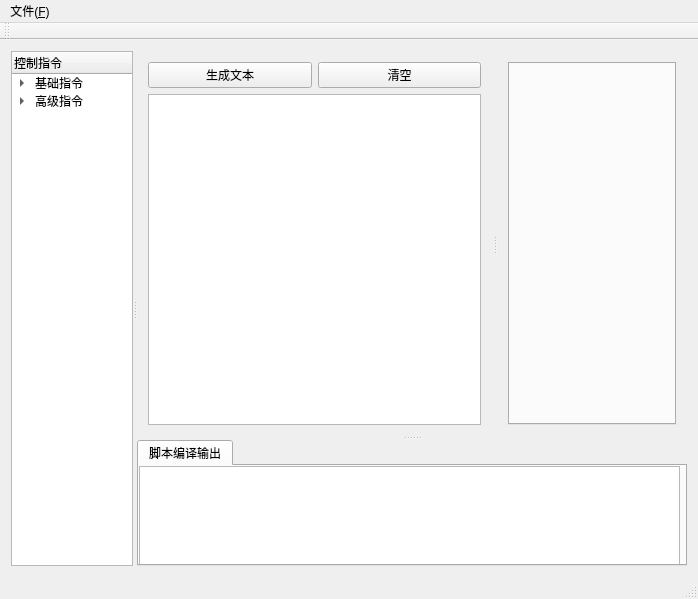
<?xml version="1.0" encoding="UTF-8"?>
<ui version="4.0">
 <class>MainWindow</class>
 <widget class="QMainWindow" name="MainWindow">
  <property name="geometry">
   <rect>
    <x>0</x>
    <y>0</y>
    <width>698</width>
    <height>599</height>
   </rect>
  </property>
  <property name="windowTitle">
   <string>MainWindow</string>
  </property>
  <property name="styleSheet">
   <string notr="true">/*
* The MIT License (MIT)
*
* Copyright : http://blog.csdn.net/liang19890820
*
* Author : 一去丶二三里
*
* Date : 2016/07/22
*
* Description : 黑色炫酷
*
*/

QLabel{
		color:rgb(175, 175, 175)
}

/**********子界面背景**********/
QWidget#customWidget {
        background: rgb(68, 69, 73);
}
QInputDialog{
		background: rgb(68, 69, 73);

}
/**********子界面中央背景**********/
QWidget#centerWidget {
        background: rgb(50, 50, 50);
}

/**********主界面样式**********/
QWidget#MainWindow {
        border: 1px solid rgb(50, 50, 50);
        background: rgb(50, 50, 50);
}

QWidget#messageWidget {
        background: rgba(68, 69, 73, 50%);
}

QWidget#loadingWidget {
        border: none;
        border-radius: 5px;
        background: rgb(50, 50, 50);
}

QWidget#remoteWidget {
        border-top-right-radius: 10px;
        border-bottom-right-radius: 10px;
        border: 1px solid rgb(45, 45, 45);
        background: rgb(50, 50, 50);
}

StyledWidget {
        qproperty-normalColor: white;
        qproperty-disableColor: gray;
        qproperty-highlightColor: rgb(0, 160, 230);
        qproperty-errorColor: red;
}

QProgressIndicator {
        qproperty-color: rgb(175, 175, 175);
}

/**********提示**********/
QToolTip{
        border: 1px solid rgb(45, 45, 45);
        background: white;
        color: black;
}

/**********菜单栏**********/
QMenuBar {
        background: rgb(57, 58, 60);
        border: none;
}
QMenuBar::item {
        padding: 5px 10px 5px 10px;
        background: transparent;
}
QMenuBar::item:enabled {
        color: rgb(227, 234, 242);
}
QMenuBar::item:!enabled {
        color: rgb(155, 155, 155);
}
QMenuBar::item:enabled:selected {
        background: rgba(255, 255, 255, 40);
}

/**********菜单**********/
QMenu {
        border: 1px solid rgb(100, 100, 100);
        background: rgb(68, 69, 73);
}
QMenu::item {
        height: 22px;
        padding: 0px 25px 0px 20px;
}
QMenu::item:enabled {
        color: rgb(225, 225, 225);
}
QMenu::item:!enabled {
        color: rgb(155, 155, 155);
}
QMenu::item:enabled:selected {
        color: rgb(230, 230, 230);
        background: rgba(255, 255, 255, 40);
}
QMenu::separator {
        height: 1px;
        background: rgb(100, 100, 100);
}
QMenu::indicator {
        width: 13px;
        height: 13px;
}
QMenu::icon {
        padding-left: 2px;
        padding-right: 2px;
}

/**********状态栏**********/
QStatusBar {
        background: rgb(57, 58, 60);
}
QStatusBar::item {
        border: none;
        border-right: 1px solid rgb(100, 100, 100);
}

/**********分组框**********/
QGroupBox {
        font-size: 15px;
        border: 1px solid rgb(80, 80, 80);
        border-radius: 4px;
        margin-top: 10px;
}
QGroupBox::title {
        color: rgb(175, 175, 175);
        top: -12px;
        left: 10px;
}

/**********页签项**********/
QTabWidget::pane {
        border: none;
        border-top: 3px solid rgb(0, 160, 230);
        background: rgb(57, 58, 60);
}
QTabWidget::tab-bar {
        border: none;
}
QTabBar::tab {
        border: none;
        border-top-left-radius: 4px;
        border-top-right-radius: 4px;
        color: rgb(175, 175, 175);
        background: rgb(255, 255, 255, 30);
        height: 28px;
        min-width: 85px;
        margin-right: 5px;
        padding-left: 5px;
        padding-right: 5px;
}
QTabBar::tab:hover {
        background: rgb(255, 255, 255, 40);
}
QTabBar::tab:selected {
        color: white;
        background: rgb(0, 160, 230);
}

QTabWidget#tabWidget::pane {
        border: 1px solid rgb(45, 45, 45);
        background: rgb(57, 58, 60);
        margin-top: -1px;
}

QTabBar#tabBar::tab {
        border: 1px solid rgb(45, 45, 45);
        border-bottom: none;
        background: transparent;
}
QTabBar#tabBar::tab:hover {
        color: white;
}
QTabBar#tabBar::tab:selected {
        color: white;
        background: rgb(57, 58, 60);
}

/**********表头**********/
QHeaderView{
        border: none;
        border-bottom: 3px solid rgb(0, 160, 230);
        background: rgb(57, 58, 60);
        min-height: 30px;
}
QHeaderView::section:vertical{
        border: none;
        color: white;
        background: transparent;
        padding-left: 5px;
}
QHeaderView::section:horizontal {
        border: none;
        color: white;
        background: transparent;
        padding-left: 5px;
}
QHeaderView::section:horizontal:hover {
        background: rgb(0, 160, 230);
}
QHeaderView::section:horizontal:pressed {
        background: rgb(0, 180, 255);
}
QHeaderView::up-arrow {
        width: 13px;
        height: 11px;
        padding-right: 5px;
        image: url(:/Black/topArrow);
        subcontrol-position: center right;
}
QHeaderView::up-arrow:hover, QHeaderView::up-arrow:pressed {
        image: url(:/Black/topArrowHover);
}
QHeaderView::down-arrow {
        width: 13px;
        height: 11px;
        padding-right: 5px;
        image: url(:/Black/bottomArrow);
        subcontrol-position: center right;
}
QHeaderView::down-arrow:hover, QHeaderView::down-arrow:pressed {
        image: url(:/Black/bottomArrowHover);
}
/**********列表**********/
QListView{
        border: 1px solid rgb(45, 45, 45);
        background: rgb(57, 58, 60);
        gridline-color: rgb(60, 60, 60);
		color: rgb(150, 150, 150);
}
QListView::item {
        padding-left: 5px;
        padding-right: 5px;
        border: none;
        background: rgb(72, 72, 74);
        border-right: 1px solid rgb(45, 45, 45);
        border-bottom: 1px solid rgb(45, 45, 45);
}
QListView::item:selected {
        background: rgba(255, 255, 255, 40);
}
QListView::item:selected:!active {
        color: white;
}
QListView::indicator {
        width: 20px;
        height: 20px;
}

/**********表格**********/
QTableView {
        border: 1px solid rgb(45, 45, 45);
        background: rgb(57, 58, 60);
        gridline-color: rgb(60, 60, 60);
		color: white;
}
QTableView QTableCornerButton::section {
     background: rgb(57, 58, 60);
}
QTableView::item {
        padding-left: 5px;
        padding-right: 5px;
        border: none;
        background: rgb(72, 72, 74);
        border-right: 1px solid rgb(45, 45, 45);
        border-bottom: 1px solid rgb(45, 45, 45);
}
QTableView::item:selected {
        background: rgba(255, 255, 255, 40);
}
QTableView::item:selected:!active {
        color: white;
}
QTableView::indicator {
        width: 20px;
        height: 20px;
}
QTableView::indicator:enabled:unchecked {
        image: url(:/Black/checkBox);
}
QTableView::indicator:enabled:unchecked:hover {
        image: url(:/Black/checkBoxHover);
}
QTableView::indicator:enabled:unchecked:pressed {
        image: url(:/Black/checkBoxPressed);
}
QTableView::indicator:enabled:checked {
        image: url(:/Black/checkBoxChecked);
}
QTableView::indicator:enabled:checked:hover {
        image: url(:/Black/checkBoxCheckedHover);
}
QTableView::indicator:enabled:checked:pressed {
        image: url(:/Black/checkBoxCheckedPressed);
}
QTableView::indicator:enabled:indeterminate {
        image: url(:/Black/checkBoxIndeterminate);
}
QTableView::indicator:enabled:indeterminate:hover {
        image: url(:/Black/checkBoxIndeterminateHover);
}
QTableView::indicator:enabled:indeterminate:pressed {
        image: url(:/Black/checkBoxIndeterminatePressed);
}

/**********滚动条-水平**********/
QScrollBar:horizontal {
        height: 20px;
        background: transparent;
        margin-top: 3px;
        margin-bottom: 3px;
}
QScrollBar::handle:horizontal {
        height: 20px;
        min-width: 30px;
        background: rgb(68, 69, 73);
        margin-left: 15px;
        margin-right: 15px;
}
QScrollBar::handle:horizontal:hover {
        background: rgb(80, 80, 80);
}
QScrollBar::sub-line:horizontal {
        width: 15px;
        background: transparent;
        image: url(:/Black/arrowLeft);
        subcontrol-position: left;
}
QScrollBar::add-line:horizontal {
        width: 15px;
        background: transparent;
        image: url(:/Black/arrowRight);
        subcontrol-position: right;
}
QScrollBar::sub-line:horizontal:hover {
        background: rgb(68, 69, 73);
}
QScrollBar::add-line:horizontal:hover {
        background: rgb(68, 69, 73);
}
QScrollBar::add-page:horizontal,QScrollBar::sub-page:horizontal {
        background: transparent;
}

/**********滚动条-垂直**********/
QScrollBar:vertical {
        width: 20px;
        background: transparent;
        margin-left: 3px;
        margin-right: 3px;
}
QScrollBar::handle:vertical {
        width: 20px;
        min-height: 30px;
        background: rgb(68, 69, 73);
        margin-top: 15px;
        margin-bottom: 15px;
}
QScrollBar::handle:vertical:hover {
        background: rgb(80, 80, 80);
}
QScrollBar::sub-line:vertical {
        height: 15px;
        background: transparent;
        image: url(:/Black/arrowTop);
        subcontrol-position: top;
}
QScrollBar::add-line:vertical {
        height: 15px;
        background: transparent;
        image: url(:/Black/arrowBottom);
        subcontrol-position: bottom;
}
QScrollBar::sub-line:vertical:hover {
        background: rgb(68, 69, 73);
}
QScrollBar::add-line:vertical:hover {
        background: rgb(68, 69, 73);
}
QScrollBar::add-page:vertical, QScrollBar::sub-page:vertical {
        background: transparent;
}

QScrollBar#verticalScrollBar:vertical {
        margin-top: 30px;
}

/**********下拉列表**********/
QComboBox {
        height: 25px;
        border-radius: 4px;
        border: 1px solid rgb(100, 100, 100);
        background: rgb(72, 72, 73);
}
QComboBox:enabled {
        color: rgb(175, 175, 175);
}
QComboBox:!enabled {
        color: rgb(155, 155, 155);
}
QComboBox:enabled:hover, QComboBox:enabled:focus {
        color: rgb(230, 230, 230);
        background: rgb(68, 69, 73);
}
QComboBox::drop-down {
        width: 20px;
        border: none;
        background: transparent;
}
QComboBox::drop-down:hover {
        background: rgba(255, 255, 255, 30);
}
QComboBox::down-arrow {
        image: url(:/Black/arrowBottom);
}
QComboBox::down-arrow:on {
        /**top: 1px;**/
}
QComboBox QAbstractItemView {
        border: 1px solid rgb(100, 100, 100);
        background: rgb(68, 69, 73);
        outline: none;
}
QComboBox QAbstractItemView::item {
        height: 25px;
        color: rgb(175, 175, 175);
}
QComboBox QAbstractItemView::item:selected {
        background: rgba(255, 255, 255, 40);
        color: rgb(230, 230, 230);
}

/**********进度条**********/
QProgressBar{
        border: none;
        text-align: center;
        color: white;
        background: rgb(48, 50, 51);
}
QProgressBar::chunk {
        background: rgb(0, 160, 230);
}

QProgressBar#progressBar {
        border: none;
        text-align: center;
        color: white;
        background-color: transparent;
        background-image: url(&quot;:/Black/progressBar&quot;);
        background-repeat: repeat-x;
}
QProgressBar#progressBar::chunk {
        border: none;
        background-color: transparent;
        background-image: url(&quot;:/Black/progressBarChunk&quot;);
        background-repeat: repeat-x;
}

/**********复选框**********/
QCheckBox{
        spacing: 5px;
}
QCheckBox:enabled{
        color: rgb(175, 175, 175);
}
QCheckBox:enabled:hover{
        color: rgb(200, 200, 200);
}
QCheckBox:!enabled{
        color: rgb(155, 155, 155);
}
QCheckBox::indicator {
        width: 20px;
        height: 20px;
}
QCheckBox::indicator:unchecked {
        image: url(:/Black/checkBox);
}
QCheckBox::indicator:unchecked:hover {
        image: url(:/Black/checkBoxHover);
}
QCheckBox::indicator:unchecked:pressed {
        image: url(:/Black/checkBoxPressed);
}
QCheckBox::indicator:checked {
        image: url(:/Black/checkBoxChecked);
}
QCheckBox::indicator:checked:hover {
        image: url(:/Black/checkBoxCheckedHover);
}
QCheckBox::indicator:checked:pressed {
        image: url(:/Black/checkBoxCheckedPressed);
}
QCheckBox::indicator:indeterminate {
        image: url(:/Black/checkBoxIndeterminate);
}
QCheckBox::indicator:indeterminate:hover {
        image: url(:/Black/checkBoxIndeterminateHover);
}
QCheckBox::indicator:indeterminate:pressed {
        image: url(:/Black/checkBoxIndeterminatePressed);
}

/**********单选框**********/
QRadioButton{
        spacing: 5px;
}
QRadioButton:enabled{
        color: rgb(175, 175, 175);
}
QRadioButton:enabled:hover{
        color: rgb(200, 200, 200);
}
QRadioButton:!enabled{
        color: rgb(155, 155, 155);
}
QRadioButton::indicator {
        width: 20px;
        height: 20px;
}
QRadioButton::indicator:unchecked {
        image: url(:/Black/radioButton);
}
QRadioButton::indicator:unchecked:hover {
        image: url(:/Black/radioButtonHover);
}
QRadioButton::indicator:unchecked:pressed {
        image: url(:/Black/radioButtonPressed);
}
QRadioButton::indicator:checked {
        image: url(:/Black/radioButtonChecked);
}
QRadioButton::indicator:checked:hover {
        image: url(:/Black/radioButtonCheckedHover);
}
QRadioButton::indicator:checked:pressed {
        image: url(:/Black/radioButtonCheckedPressed);
}

/**********输入框**********/
QLineEdit {
        border-radius: 4px;
        height: 25px;
        border: 1px solid rgb(100, 100, 100);
        background: rgb(72, 72, 73);
}
QLineEdit:enabled {
        color: rgb(175, 175, 175);
}
QLineEdit:enabled:hover, QLineEdit:enabled:focus {
        color: rgb(230, 230, 230);
}
QLineEdit:!enabled {
        color: rgb(155, 155, 155);
}

/**********文本编辑框**********/
QTextEdit {
        border: 1px solid rgb(45, 45, 45);
        color: rgb(175, 175, 175);
        background: rgb(57, 58, 60);
}

QPlainTextEdit{
        border: 1px solid rgb(45, 45, 45);
        color: rgb(175, 175, 175);
        background: rgb(57, 58, 60);
}

/**********滚动区域**********/
QScrollArea {
        border: 1px solid rgb(45, 45, 45);
        background: rgb(57, 58, 60);
}

/**********滚动区域**********/
QWidget#transparentWidget {
        background: transparent;
}

/**********微调器**********/
QSpinBox {
        border-radius: 4px;
        height: 24px;
        min-width: 40px;
        border: 1px solid rgb(100, 100, 100);
        background: rgb(68, 69, 73);
}
QSpinBox:enabled {
        color: rgb(220, 220, 220);
}
QSpinBox:enabled:hover, QLineEdit:enabled:focus {
        color: rgb(230, 230, 230);
}
QSpinBox:!enabled {
        color: rgb(65, 65, 65);
        background: transparent;
}
QSpinBox::up-button {
        width: 18px;
        height: 12px;
        border-top-right-radius: 4px;
        border-left: 1px solid rgb(100, 100, 100);
        image: url(:/Black/upButton);
        background: rgb(50, 50, 50);
}
QSpinBox::up-button:!enabled {
        border-left: 1px solid gray;
        background: transparent;
}
QSpinBox::up-button:enabled:hover {
        background: rgb(255, 255, 255, 30);
}
QSpinBox::down-button {
        width: 18px;
        height: 12px;
        border-bottom-right-radius: 4px;
        border-left: 1px solid rgb(100, 100, 100);
        image: url(:/Black/downButton);
        background: rgb(50, 50, 50);
}
QSpinBox::down-button:!enabled {
        border-left: 1px solid gray;
        background: transparent;
}
QSpinBox::down-button:enabled:hover {
        background: rgb(255, 255, 255, 30);
}


QDoubleSpinBox {
        border-radius: 4px;
        height: 24px;
        min-width: 40px;
        border: 1px solid rgb(100, 100, 100);
        background: rgb(68, 69, 73);
}
QDoubleSpinBox:enabled {
        color: rgb(220, 220, 220);
}
QDoubleSpinBox:enabled:hover, QLineEdit:enabled:focus {
        color: rgb(230, 230, 230);
}
QDoubleSpinBox:!enabled {
        color: rgb(65, 65, 65);
        background: transparent;
}
QDoubleSpinBox::up-button {
        width: 18px;
        height: 12px;
        border-top-right-radius: 4px;
        border-left: 1px solid rgb(100, 100, 100);
        image: url(:/Black/upButton);
        background: rgb(50, 50, 50);
}
QDoubleSpinBox::up-button:!enabled {
        border-left: 1px solid gray;
        background: transparent;
}
QDoubleSpinBox::up-button:enabled:hover {
        background: rgb(255, 255, 255, 30);
}
QDoubleSpinBox::down-button {
        width: 18px;
        height: 12px;
        border-bottom-right-radius: 4px;
        border-left: 1px solid rgb(100, 100, 100);
        image: url(:/Black/downButton);
        background: rgb(50, 50, 50);
}
QDoubleSpinBox::down-button:!enabled {
        border-left: 1px solid gray;
        background: transparent;
}
QDoubleSpinBox::down-button:enabled:hover {
        background: rgb(255, 255, 255, 30);
}
/**********标签**********/
QLabel#grayLabel {
        color: rgb(175, 175, 175);
}

QLabel#highlightLabel {
        color: rgb(175, 175, 175);
}

QLabel#redLabel {
        color: red;
}

QLabel#grayYaHeiLabel {
        color: rgb(175, 175, 175);
        font-size: 16px;
}

QLabel#blueLabel {
        color: rgb(0, 160, 230);
}

QLabel#listLabel {
        color: rgb(0, 160, 230);
}

QLabel#lineBlueLabel {
        background: rgb(0, 160, 230);
}

QLabel#graySeperateLabel {
        background: rgb(45, 45, 45);
}

QLabel#seperateLabel {
        background: rgb(80, 80, 80);
}

QLabel#radiusBlueLabel {
        border-radius: 15px;
        color: white;
        font-size: 16px;
        background: rgb(0, 160, 230);
}

QLabel#skinLabel[colorProperty=&quot;normal&quot;] {
        color: rgb(175, 175, 175);
}
QLabel#skinLabel[colorProperty=&quot;highlight&quot;] {
        color: rgb(0, 160, 230);
}

QLabel#informationLabel {
        qproperty-pixmap: url(:/Black/information);
}

QLabel#errorLabel {
        qproperty-pixmap: url(:/Black/error);
}

QLabel#successLabel {
        qproperty-pixmap: url(:/Black/success);
}

QLabel#questionLabel {
        qproperty-pixmap: url(:/Black/question);
}

QLabel#warningLabel {
        qproperty-pixmap: url(:/Black/warning);
}

QLabel#groupLabel {
        color: rgb(0, 160, 230);
        border: 1px solid rgb(0, 160, 230);
        font-size: 15px;
        border-top-color: transparent;
        border-right-color: transparent;
        border-left-color: transparent;
}

/**********按钮**********/
QToolButton#nsccButton{
        border: none;
        color: rgb(175, 175, 175);
        background: transparent;
        padding: 10px;
        qproperty-icon: url(:/Black/nscc);
        qproperty-iconSize: 32px 32px;
        qproperty-toolButtonStyle: ToolButtonTextUnderIcon;
}
QToolButton#nsccButton:hover{
        color: rgb(217, 218, 218);
        background: rgb(255, 255, 255, 20);
}

QToolButton#transferButton{
        border: none;
        color: rgb(175, 175, 175);
        background: transparent;
        padding: 10px;
        qproperty-icon: url(:/Black/transfer);
        qproperty-iconSize: 32px 32px;
        qproperty-toolButtonStyle: ToolButtonTextUnderIcon;
}
QToolButton#transferButton:hover{
        color: rgb(217, 218, 218);
        background: rgb(255, 255, 255, 20);
}

/**********按钮**********/
QPushButton{
        border-radius: 4px;
        border: none;
        width: 75px;
        height: 25px;
}
QPushButton:enabled {
        background: rgb(68, 69, 73);
        color: white;
}
QPushButton:!enabled {
        background: rgb(100, 100, 100);
        color: rgb(200, 200, 200);
}
QPushButton:enabled:hover{
        background: rgb(85, 85, 85);
}
QPushButton:enabled:pressed{
        background: rgb(80, 80, 80);
}

QPushButton#blueButton {
        color: white;
}
QPushButton#blueButton:enabled {
        background: rgb(0, 165, 235);
        color: white;
}
QPushButton#blueButton:!enabled {
        background: gray;
        color: rgb(200, 200, 200);
}
QPushButton#blueButton:enabled:hover {
        background: rgb(0, 180, 255);
}
QPushButton#blueButton:enabled:pressed {
        background: rgb(0, 140, 215);
}

QPushButton#selectButton {
        border: none;
        border-radius: none;
        border-left: 1px solid rgb(100, 100, 100);
        image: url(:/Black/scan);
        background: transparent;
        color: white;
}
QPushButton#selectButton:enabled:hover{
        background: rgb(85, 85, 85);
}
QPushButton#selectButton:enabled:pressed{
        background: rgb(80, 80, 80);
}

QPushButton#linkButton {
        background: transparent;
        color: rgb(0, 160, 230);
        text-align:left;
}
QPushButton#linkButton:hover {
        color: rgb(20, 185, 255);
        text-decoration: underline;
}
QPushButton#linkButton:pressed {
        color: rgb(0, 160, 230);
}

QPushButton#transparentButton {
        background: transparent;
}

/*****************标题栏按钮*******************/
QPushButton#minimizeButton {
        border-radius: none;
        border-bottom-left-radius: 4px;
        border-bottom-right-radius: 4px;
        background: rgb(50, 50, 50);
        image: url(:/Black/minimize);
}
QPushButton#minimizeButton:hover {
        background: rgb(60, 60, 60);
        image: url(:/Black/minimizeHover);
}
QPushButton#minimizeButton:pressed {
        background: rgb(55, 55, 55);
        image: url(:/Black/minimizePressed);
}

QPushButton#maximizeButton[maximizeProperty=&quot;maximize&quot;] {
        border-radius: none;
        border-bottom-left-radius: 4px;
        border-bottom-right-radius: 4px;
        background: rgb(50, 50, 50);
        image: url(:/Black/maximize);
}
QPushButton#maximizeButton[maximizeProperty=&quot;maximize&quot;]:hover {
        background: rgb(60, 60, 60);
        image: url(:/Black/maximizeHover);
}
QPushButton#maximizeButton[maximizeProperty=&quot;maximize&quot;]:pressed {
        background: rgb(55, 55, 55);
        image: url(:/Black/maximizePressed);
}

QPushButton#maximizeButton[maximizeProperty=&quot;restore&quot;] {
        border-radius: none;
        border-bottom-left-radius: 4px;
        border-bottom-right-radius: 4px;
        background: rgb(50, 50, 50);
        image: url(:/Black/restore);
}
QPushButton#maximizeButton[maximizeProperty=&quot;restore&quot;]:hover {
        background: rgb(60, 60, 60);
        image: url(:/Black/restoreHover);
}
QPushButton#maximizeButton[maximizeProperty=&quot;restore&quot;]:pressed {
        background: rgb(55, 55, 55);
        image: url(:/Black/restorePressed);
}

QPushButton#closeButton {
        border-radius: none;
        border-bottom-left-radius: 4px;
        border-bottom-right-radius: 4px;
        background: rgb(50, 50, 50);
        image: url(:/Black/close);
}
QPushButton#closeButton:hover {
        background: rgb(60, 60, 60);
        image: url(:/Black/closeHover);
}
QPushButton#closeButton:pressed {
        background: rgb(55, 55, 55);
        image: url(:/Black/closePressed);
}

QPushButton#skinButton {
        border-radius: none;
        border-bottom-left-radius: 4px;
        border-bottom-right-radius: 4px;
        background: rgb(50, 50, 50);
        image: url(:/Black/skin);
}
QPushButton#skinButton:hover {
        background: rgb(60, 60, 60);
        image: url(:/Black/skinHover);
}
QPushButton#skinButton:pressed {
        background: rgb(55, 55, 55);
        image: url(:/Black/skinPressed);
}

QPushButton#feedbackButton {
        border-radius: none;
        border-bottom-left-radius: 4px;
        border-bottom-right-radius: 4px;
        background: rgb(50, 50, 50);
        image: url(:/Black/feedback);
}
QPushButton#feedbackButton:hover {
        background: rgb(60, 60, 60);
        image: url(:/Black/feedbackHover);
}
QPushButton#feedbackButton:pressed {
        background: rgb(55, 55, 55);
        image: url(:/Black/feedbackPressed);
}

QPushButton#closeTipButton {
        border-radius: none;
        border-image: url(:/Black/close);
        background: transparent;
}
QPushButton#closeTipButton:hover {
        border-image: url(:/Black/closeHover);
}
QPushButton#closeTipButton:pressed {
        border-image: url(:/Black/closePressed);
}

QPushButton#changeSkinButton{
        border-radius: 4px;
        border: 2px solid rgb(41, 41, 41);
        background: rgb(51, 51, 51);
}
QPushButton#changeSkinButton:hover{
        border-color: rgb(45, 45, 45);
}
QPushButton#changeSkinButton:pressed, QPushButton#changeSkinButton:checked{
        border-color: rgb(0, 160, 230);
}

QPushButton#transferButton {
        padding-left: 5px;
        padding-right: 5px;
        color: white;
        background: rgb(0, 165, 235);
}
QPushButton#transferButton:hover {
        background: rgb(0, 180, 255);
}
QPushButton#transferButton:pressed {
        background: rgb(0, 140, 215);
}
QPushButton#transferButton[iconProperty=&quot;left&quot;] {
        qproperty-icon: url(:/Black/left);
}
QPushButton#transferButton[iconProperty=&quot;right&quot;] {
        qproperty-icon: url(:/Black/right);
}

QPushButton#openButton {
        border-radius: none;
        image: url(:/Black/open);
        background: transparent;
}
QPushButton#openButton:hover {
        image: url(:/Black/openHover);
}
QPushButton#openButton:pressed {
        image: url(:/Black/openPressed);
}

QPushButton#deleteButton {
        border-radius: none;
        image: url(:/Black/delete);
        background: transparent;
}
QPushButton#deleteButton:hover {
        image: url(:/Black/deleteHover);
}
QPushButton#deleteButton:pressed {
        image: url(:/Black/deletePressed);
}

QPushButton#menuButton {
        text-align: left center;
        padding-left: 3px;
        color: rgb(175, 175, 175);
        border: 1px solid rgb(100, 100, 100);
        background: rgb(72, 72, 73);
}
QPushButton#menuButton::menu-indicator{
        subcontrol-position: right center;
        subcontrol-origin: padding;
        image: url(:/Black/arrowBottom);
        padding-right: 3px;
}</string>
  </property>
  <widget class="QWidget" name="centralWidget">
   <layout class="QVBoxLayout" name="verticalLayout_3">
    <item>
     <widget class="QSplitter" name="splitter_3">
      <property name="orientation">
       <enum>Qt::Horizontal</enum>
      </property>
      <widget class="QTreeWidget" name="treeWidget">
       <property name="sizePolicy">
        <sizepolicy hsizetype="Fixed" vsizetype="Expanding">
         <horstretch>0</horstretch>
         <verstretch>0</verstretch>
        </sizepolicy>
       </property>
       <property name="minimumSize">
        <size>
         <width>110</width>
         <height>340</height>
        </size>
       </property>
       <column>
        <property name="text">
         <string>控制指令</string>
        </property>
       </column>
       <item>
        <property name="text">
         <string>基础指令</string>
        </property>
        <item>
         <property name="text">
          <string>开始</string>
         </property>
        </item>
        <item>
         <property name="text">
          <string>结束</string>
         </property>
        </item>
        <item>
         <property name="text">
          <string>延时</string>
         </property>
        </item>
        <item>
         <property name="text">
          <string>运动</string>
         </property>
        </item>
        <item>
         <property name="text">
          <string>打包</string>
         </property>
        </item>
       </item>
       <item>
        <property name="text">
         <string>高级指令</string>
        </property>
        <item>
         <property name="text">
          <string>轨道均布</string>
         </property>
        </item>
        <item>
         <property name="text">
          <string>间隔分布</string>
         </property>
        </item>
        <item>
         <property name="text">
          <string>集合</string>
         </property>
        </item>
        <item>
         <property name="text">
          <string>膨胀</string>
         </property>
        </item>
        <item>
         <property name="text">
          <string>保持当前间距移动</string>
         </property>
        </item>
       </item>
      </widget>
      <widget class="QSplitter" name="splitter_2">
       <property name="orientation">
        <enum>Qt::Vertical</enum>
       </property>
       <widget class="QSplitter" name="splitter">
        <property name="orientation">
         <enum>Qt::Horizontal</enum>
        </property>
        <property name="handleWidth">
         <number>5</number>
        </property>
        <widget class="QWidget" name="layoutWidget">
         <layout class="QVBoxLayout" name="verticalLayout">
          <item>
           <layout class="QHBoxLayout" name="horizontalLayout_2">
            <property name="leftMargin">
             <number>0</number>
            </property>
            <property name="bottomMargin">
             <number>0</number>
            </property>
            <item>
             <widget class="QPushButton" name="buildTextButton">
              <property name="sizePolicy">
               <sizepolicy hsizetype="Minimum" vsizetype="Fixed">
                <horstretch>0</horstretch>
                <verstretch>0</verstretch>
               </sizepolicy>
              </property>
              <property name="minimumSize">
               <size>
                <width>62</width>
                <height>24</height>
               </size>
              </property>
              <property name="text">
               <string>生成文本</string>
              </property>
             </widget>
            </item>
            <item>
             <widget class="QPushButton" name="clearTextButton">
              <property name="enabled">
               <bool>true</bool>
              </property>
              <property name="minimumSize">
               <size>
                <width>42</width>
                <height>24</height>
               </size>
              </property>
              <property name="text">
               <string>清空</string>
              </property>
             </widget>
            </item>
           </layout>
          </item>
          <item>
           <widget class="QListWidget" name="listWidget">
            <property name="sizePolicy">
             <sizepolicy hsizetype="Minimum" vsizetype="Minimum">
              <horstretch>0</horstretch>
              <verstretch>0</verstretch>
             </sizepolicy>
            </property>
            <property name="minimumSize">
             <size>
              <width>120</width>
              <height>307</height>
             </size>
            </property>
            <property name="font">
             <font>
              <pointsize>12</pointsize>
             </font>
            </property>
            <property name="layoutDirection">
             <enum>Qt::LeftToRight</enum>
            </property>
           </widget>
          </item>
         </layout>
        </widget>
        <widget class="QWidget" name="layoutWidget">
         <layout class="QVBoxLayout" name="verticalLayout_2">
          <item>
           <widget class="QTabWidget" name="fileTabWid">
            <property name="currentIndex">
             <number>-1</number>
            </property>
           </widget>
          </item>
         </layout>
        </widget>
       </widget>
       <widget class="QTabWidget" name="tabWidget">
        <property name="sizePolicy">
         <sizepolicy hsizetype="Expanding" vsizetype="Expanding">
          <horstretch>0</horstretch>
          <verstretch>0</verstretch>
         </sizepolicy>
        </property>
        <property name="minimumSize">
         <size>
          <width>550</width>
          <height>126</height>
         </size>
        </property>
        <property name="currentIndex">
         <number>0</number>
        </property>
        <widget class="QWidget" name="tab">
         <attribute name="title">
          <string>脚本编译输出</string>
         </attribute>
         <widget class="QTextEdit" name="debugMsg">
          <property name="geometry">
           <rect>
            <x>0</x>
            <y>0</y>
            <width>541</width>
            <height>192</height>
           </rect>
          </property>
         </widget>
        </widget>
       </widget>
      </widget>
     </widget>
    </item>
   </layout>
  </widget>
  <widget class="QMenuBar" name="menuBar">
   <property name="geometry">
    <rect>
     <x>0</x>
     <y>0</y>
     <width>698</width>
     <height>28</height>
    </rect>
   </property>
   <widget class="QMenu" name="menu_F">
    <property name="title">
     <string>文件(&amp;F)</string>
    </property>
    <addaction name="openFile"/>
    <addaction name="creatFile"/>
    <addaction name="exportFile"/>
   </widget>
   <addaction name="menu_F"/>
  </widget>
  <widget class="QToolBar" name="mainToolBar">
   <attribute name="toolBarArea">
    <enum>TopToolBarArea</enum>
   </attribute>
   <attribute name="toolBarBreak">
    <bool>false</bool>
   </attribute>
  </widget>
  <widget class="QStatusBar" name="statusBar"/>
  <action name="openFile">
   <property name="text">
    <string>打开</string>
   </property>
  </action>
  <action name="creatFile">
   <property name="checkable">
    <bool>true</bool>
   </property>
   <property name="text">
    <string>新建</string>
   </property>
  </action>
  <action name="exportFile">
   <property name="text">
    <string>导出</string>
   </property>
  </action>
 </widget>
 <layoutdefault spacing="6" margin="11"/>
 <resources/>
 <connections/>
</ui>
